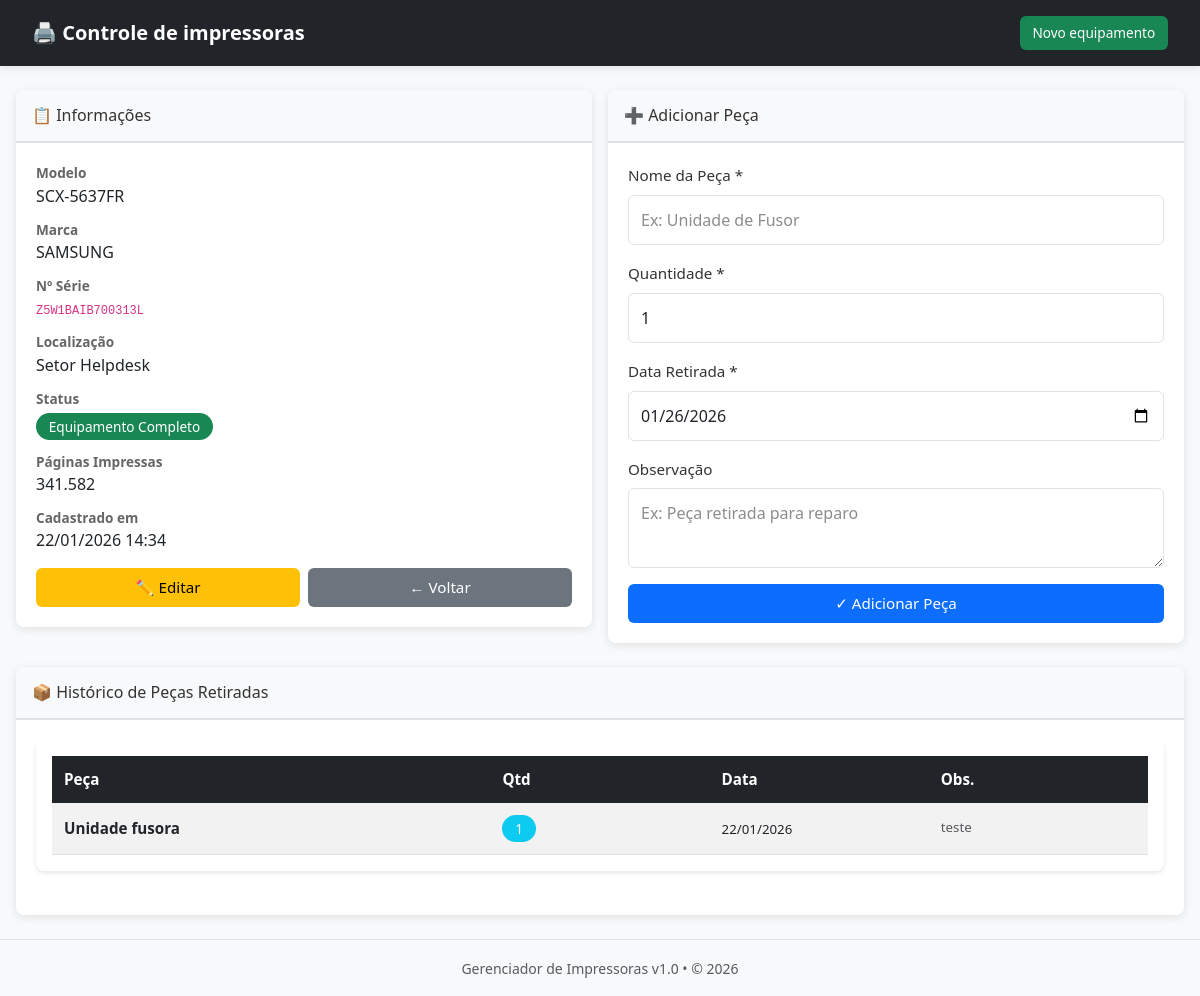
Screenshot of /detalhes.php?id=1 with the database file from the repository.
### tables this page shows
CREATE TABLE `impressoras` (
  `id` int NOT NULL,
  `modelo` varchar(100) NOT NULL,
  `marca` varchar(50) NOT NULL,
  `numero_serie` varchar(100) NOT NULL,
  `localizacao` varchar(150) DEFAULT NULL,
  `status` enum('equipamento_completo','equipamento_manutencao','inativo') DEFAULT 'equipamento_completo',
  `contagem_paginas` int DEFAULT '0',
  `data_cadastro` timestamp NULL DEFAULT CURRENT_TIMESTAMP COMMENT 'Data/hora de cadastro (UTC-3 Brasil)',
  `ultima_atualizacao` timestamp NULL DEFAULT CURRENT_TIMESTAMP ON UPDATE CURRENT_TIMESTAMP COMMENT 'Última atualização (UTC-3 Brasil)'
);

CREATE TABLE `pecas_retiradas` (
  `id` int NOT NULL,
  `impressora_id` int NOT NULL,
  `nome_peca` varchar(100) NOT NULL,
  `quantidade` int DEFAULT '1',
  `data_retirada` date NOT NULL COMMENT 'Data da retirada da peça (formato: YYYY-MM-DD)',
  `observacao` text
);

### config/timezone.php (called while the page is built, shortened)
<?php
function dataHoje() {
    return date('Y-m-d');
}
function formatarData($data) {
    return date('d/m/Y', strtotime($data));
}
function formatarDataHora($data) {
    return date('d/m/Y H:i', strtotime($data));
}
?>

### detalhes.php (the view, shortened to what this page needs)
<?php
try {
    require_once 'config/timezone.php';
    $conn = Database::getInstance();
    $id = $_GET['id'] ?? 0;
    $stmt = $conn->prepare("SELECT * FROM impressoras WHERE id = :id");
    $stmt->execute([':id' => $id]);
    $impressora = $stmt->fetch();
    $stmt = $conn->prepare("SELECT * FROM pecas_retiradas WHERE impressora_id = :id ORDER BY data_retirada DESC");
    $stmt->execute([':id' => $id]);
    $pecas = $stmt->fetchAll();
    include 'includes/header.php';
} catch(Exception $e) {
    ob_end_clean();
    header('Content-Type: text/html; charset=utf-8');
    http_response_code(500);
    ?>
    <!DOCTYPE html>
    <html><head><title>Erro</title></head><body>
    <h1>Erro 500</h1>
    <p><?= htmlspecialchars($e->getMessage()) ?></p>
    </body></html>
    <?php
    exit;
}
?>
<div class="row">
    <div class="col-md-6">
        <div class="card mb-4">
            <div class="card-header">
                <h5 style="font-size: 1rem; margin: 0;">📋 Informações</h5>
            </div>
            <div class="card-body">
                <div style="display: grid; gap: 0.75rem;">
                    <div>
                        <strong style="display: block; font-size: 0.85rem; color: #666;">Modelo</strong>
                        <span><?= htmlspecialchars($impressora['modelo']) ?></span>
                    </div>
                    <div>
                        <strong style="display: block; font-size: 0.85rem; color: #666;">Marca</strong>
                        <span><?= htmlspecialchars($impressora['marca']) ?></span>
                    </div>
                    <div>
                        <strong style="display: block; font-size: 0.85rem; color: #666;">Nº Série</strong>
                        <code style="font-size: 0.75rem;"><?= htmlspecialchars($impressora['numero_serie']) ?></code>
                    </div>
                    <div>
                        <strong style="display: block; font-size: 0.85rem; color: #666;">Localização</strong>
                        <span><?= htmlspecialchars($impressora['localizacao']) ?></span>
                    </div>
                    <div>
                        <strong style="display: block; font-size: 0.85rem; color: #666;">Status</strong>
                        <span class="badge bg-<?= in_array($impressora['status'], ['equipamento_completo', 'ativo']) ? 'success' : (in_array($impressora['status'], ['equipamento_manutencao', 'manutencao']) ? 'warning' : 'secondary') ?>" style="margin-top: 0.25rem;">
                            <?= in_array($impressora['status'], ['equipamento_completo', 'ativo']) ? 'Equipamento Completo' : (in_array($impressora['status'], ['equipamento_manutencao', 'manutencao']) ? 'Equipamento Precisa de Manutenção' : 'Inativo') ?>
                        </span>
                    </div>
                    <div>
                        <strong style="display: block; font-size: 0.85rem; color: #666;">Páginas Impressas</strong>
                        <span><?= number_format($impressora['contagem_paginas'], 0, ',', '.') ?></span>
                    </div>
                    <div>
                        <strong style="display: block; font-size: 0.85rem; color: #666;">Cadastrado em</strong>
                        <span><?= formatarDataHora($impressora['data_cadastro']) ?></span>
                    </div>
                </div>
                <div class="button-group" style="margin-top: 1rem;">
                    <a href="editar.php?id=<?= $impressora['id'] ?>" class="btn btn-warning">✏️ Editar</a>
                    <a href="index.php" class="btn btn-secondary">←  Voltar</a>
                </div>
            </div>
        </div>
    </div>
    <div class="col-md-6">
        <div class="card mb-4">
            <div class="card-header">
                <h5 style="font-size: 1rem; margin: 0;">➕ Adicionar Peça</h5>
            </div>
            <div class="card-body">
                <form method="POST">
                    <div class="mb-3">
                        <label class="form-label">Nome da Peça *</label>
                        <input type="text" name="nome_peca" class="form-control" placeholder="Ex: Unidade de Fusor" required>
                    </div>
                    <div class="mb-3">
                        <label class="form-label">Quantidade *</label>
                        <input type="number" name="quantidade" class="form-control" value="1" required>
                    </div>
                    <div class="mb-3">
                        <label class="form-label">Data Retirada *</label>
                        <input type="date" name="data_retirada" class="form-control" value="<?= dataHoje() ?>" required>
                    </div>
                    <div class="mb-3">
                        <label class="form-label">Observação</label>
                        <textarea name="observacao" class="form-control" placeholder="Ex: Peça retirada para reparo" style="min-height: 80px;"></textarea>
                    </div>
                    <button type="submit" class="btn btn-primary w-100">✓ Adicionar Peça</button>
                </form>
            </div>
        </div>
    </div>
</div>
<div class="card">
    <div class="card-header">
        <h5 style="font-size: 1rem; margin: 0;">📦 Histórico de Peças Retiradas</h5>
    </div>
    <div class="card-body">
        <?php if (count($pecas) > 0): ?>
            <div class="table-responsive">
                <table class="table table-sm table-striped">
                    <thead class="table-dark">
                        <tr>
                            <th style="width: 40%;">Peça</th>
                            <th style="width: 20%;">Qtd</th>
                            <th style="width: 20%;">Data</th>
                            <th style="width: 20%;" class="d-none d-md-table-cell">Obs.</th>
                        </tr>
                    </thead>
                    <tbody>
                        <?php foreach($pecas as $peca): ?>
                        <tr>
                            <td><strong><?= htmlspecialchars($peca['nome_peca']) ?></strong></td>
                            <td><span class="badge bg-info"><?= $peca['quantidade'] ?></span></td>
                            <td><small><?= formatarData($peca['data_retirada']) ?></small></td>
                            <td class="d-none d-md-table-cell"><small class="text-muted" style="display: block; max-width: 200px; overflow: hidden; text-overflow: ellipsis; white-space: nowrap;">
                                <?= htmlspecialchars($peca['observacao']) ?>
                            </small></td>
                        </tr>
                        <?php endforeach; ?>
                    </tbody>
                </table>
            </div>
        <?php else: ?>
            <p class="text-muted text-center" style="padding: 1rem;">📦 Nenhuma peça retirada registrada</p>
        <?php endif; ?>
    </div>
</div>
<?php include 'includes/footer.php'; ?>

### assets/style.css (style rules this page uses)
html { font-size: 16px; }
body { background-color: #f8f9fa; font-family: 'Segoe UI', Tahoma, Geneva, Verdana, sans-serif; font-size: 1rem; line-height: 1.5; color: #333; }
.card { border: none; box-shadow: 0 2px 8px rgba(0,0,0,0.1); margin-bottom: 1.5rem; border-radius: 8px; overflow: hidden; }
.card-header { background-color: #f8f9fa; border-bottom: 2px solid #dee2e6; padding: 1rem; }
.card-header h4, .card-header h5 { margin: 0; color: #333; font-size: clamp(1rem, 2vw, 1.25rem); }
.card-body { padding: 1.25rem; }
.table-responsive { background: white; padding: 1rem; border-radius: 8px; box-shadow: 0 2px 4px rgba(0,0,0,0.1); margin-bottom: 1.5rem; -webkit-overflow-scrolling: touch; }
.table { margin-bottom: 0; font-size: 0.95rem; }
.table thead th { font-weight: 600; color: white; border: none; padding: 0.75rem; white-space: nowrap; }
.table tbody tr { border-bottom: 1px solid #dee2e6; transition: background-color 0.2s ease; }
.table tbody td { padding: 0.75rem; vertical-align: middle; }
.btn { border-radius: 6px; padding: 0.5rem 1rem; font-weight: 500; transition: all 0.3s ease; white-space: nowrap; font-size: 0.95rem; cursor: pointer; border: none; display: inline-block; text-decoration: none; }
.button-group { display: flex; gap: 0.5rem; flex-wrap: wrap; }
.button-group .btn { flex: 1; min-width: 80px; }
.badge { padding: 0.4rem 0.8rem; border-radius: 20px; font-size: 0.85rem; font-weight: 500; display: inline-block; }
.form-label { font-weight: 500; margin-bottom: 0.5rem; color: #333; font-size: 0.95rem; }
.form-control, .form-select { border-radius: 6px; border: 1px solid #dee2e6; padding: 0.75rem; font-size: 1rem; width: 100%; }
.form-control::placeholder { opacity: 0.7; }
textarea.form-control { resize: vertical; min-height: 100px; }
.text-muted { color: #6c757d; }
.mb-3 { margin-bottom: 1rem; }
.mb-4 { margin-bottom: 1.5rem; }
.row { display: flex; flex-wrap: wrap; margin: -0.5rem; }
.col-md-6 { flex: 0 0 50%; padding: 0.5rem; }

### rows the page displays
impressoras: modelo "SCX-5637FR", marca "SAMSUNG", numero_serie "Z5W1BAIB700313L", localizacao "Setor Helpdesk", contagem_paginas "341.582", data_cadastro "22/01/2026 14:34"
pecas_retiradas: nome_peca "Unidade fusora", quantidade "1", data_retirada "22/01/2026", observacao "teste"
